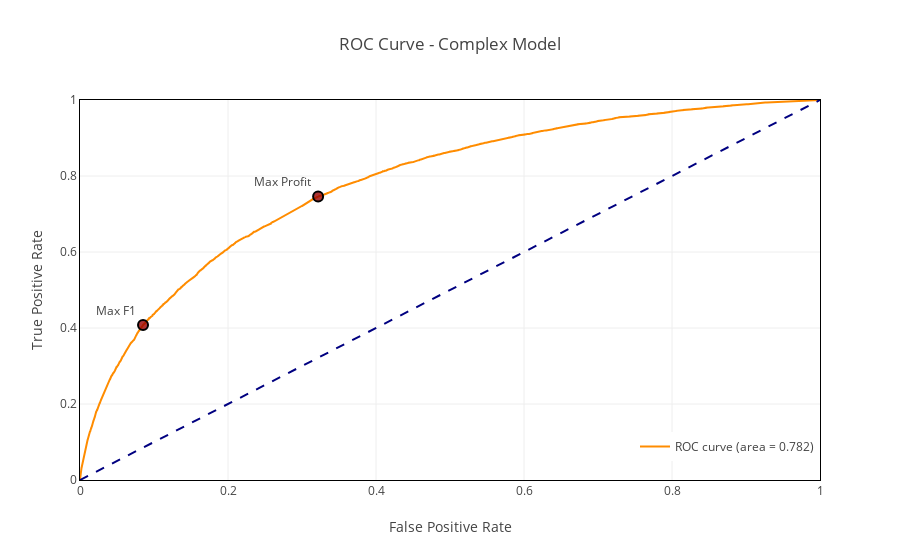

Notebook cell for this chart:
### Code cell
def plotly_roc_curve(y_xval, y_pred_xval_proba, recall_values=None, recall_labels=None):
    
    fpr, tpr, threshold = roc_curve(y_xval, y_pred_xval_proba)
    roc_auc = auc(fpr, tpr)
    
    lw = 2
    
    traces = []
    traces.append(Scatter(x=fpr, y=tpr, 
                          mode='lines', 
                          line=dict(color='darkorange', width=lw),
                          name='ROC curve (area = %0.3f)' % roc_auc
                         )
                 )

    traces.append(Scatter(x=[0, 1], y=[0, 1], 
                          mode='lines', 
                          line=dict(color='navy', width=lw, dash='dash'),
                          showlegend=False)
                 )

    if recall_labels:
        # look up closest index in tpr
        for i, recall_label in enumerate(recall_labels):
            recall_value = recall_values[i]
            best_f1_index = np.abs(tpr - recall_value).argmin()
            traces.append(Scatter(x=[fpr[best_f1_index]], 
                                  y=[tpr[best_f1_index]], 
                                  text=recall_label,
                                  mode='markers+text', 
                                  textposition='top left',  
                                  marker = dict(
                                      size = 10,
                                      color = 'rgba(152, 0, 0, .8)',
                                      line = dict(
                                          width = 2,
                                          color = 'rgb(0, 0, 0)'
                                      )
                                  ),
                                  showlegend=False)
                         )
            
    layout = Layout(title='ROC Curve - Complex Model',
                    legend=dict(x=0.75, y=0.05),
                    xaxis=dict(title='False Positive Rate',
                               linecolor='black',
                               linewidth=1,
                               mirror=True,
                               range=[0, 1]                               
                              ),
                    yaxis=dict(title='True Positive Rate',
                               linecolor='black',
                               linewidth=1,
                               mirror=True,
                               range=[0, 1]                               
                              )
                   )
    fig = Figure(data=traces, layout=layout)
    return iplot(fig)

fpr1, tpr1, threshold1 = roc_curve(y_xval, y_pred_xval_proba)
roc_auc1 = auc(fpr1, tpr1)

plotly_roc_curve(y_xval, y_pred_xval_proba, recall_values=[threshrecall1, profitrecall1], recall_labels=["Max F1", "Max Profit"])

### Figure 1 — Plotly figure (JSON) as saved in the notebook; plotly's stock layout.template omitted (floating-point values rounded to 4 significant figures; data arrays with more than 128 entries replaced by an {"elided": "..."} marker saying what was removed)
{"data": [{"line": {"color": "darkorange", "width": 2}, "mode": "lines", "name": "ROC curve (area = 0.782)", "type": "scatter", "uid": "d4e9c432-dcbf-11e8-8be2-19363ecbadeb", "x": {"elided": "8313 float values"}, "y": {"elided": "8313 float values"}}, {"line": {"color": "navy", "dash": "dash", "width": 2}, "mode": "lines", "showlegend": false, "type": "scatter", "uid": "d4e9c6ee-dcbf-11e8-8be2-19363ecbadeb", "x": [0, 1], "y": [0, 1]}, {"marker": {"color": "rgba(152, 0, 0, .8)", "line": {"color": "rgb(0, 0, 0)", "width": 2}, "size": 10}, "mode": "markers+text", "showlegend": false, "text": "Max F1", "textposition": "top left", "type": "scatter", "uid": "d4e9c874-dcbf-11e8-8be2-19363ecbadeb", "x": [0.08516], "y": [0.4079]}, {"marker": {"color": "rgba(152, 0, 0, .8)", "line": {"color": "rgb(0, 0, 0)", "width": 2}, "size": 10}, "mode": "markers+text", "showlegend": false, "text": "Max Profit", "textposition": "top left", "type": "scatter", "uid": "d4e9c9be-dcbf-11e8-8be2-19363ecbadeb", "x": [0.3218], "y": [0.7462]}], "layout": {"legend": {"x": 0.75, "y": 0.05}, "title": "ROC Curve - Complex Model", "xaxis": {"linecolor": "black", "linewidth": 1, "mirror": true, "range": [0, 1], "title": "False Positive Rate"}, "yaxis": {"linecolor": "black", "linewidth": 1, "mirror": true, "range": [0, 1], "title": "True Positive Rate"}}}
